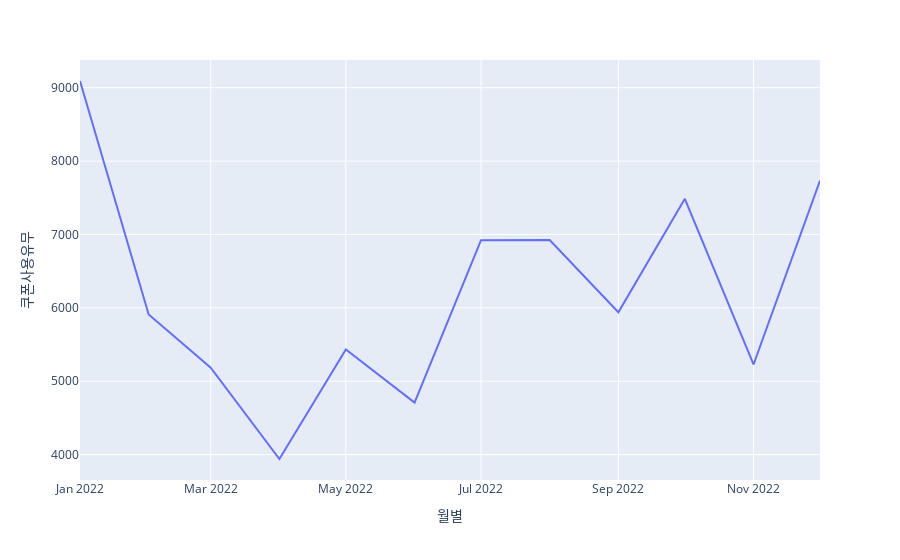

The notebook cell this image was saved under:
### Code cell
fig = px.line(df_month_coupon, x='월별', y='쿠폰사용유무')
fig.show()

### Figure 1 — Plotly figure (JSON) as saved in the notebook; plotly's stock layout.template omitted (floating-point values rounded to 4 significant figures)
{"data": [{"hovertemplate": "월별=%{x}<br>쿠폰사용유무=%{y}<extra></extra>", "legendgroup": "", "line": {"color": "#636efa", "dash": "solid"}, "marker": {"symbol": "circle"}, "mode": "lines", "name": "", "orientation": "v", "showlegend": false, "type": "scatter", "x": ["2022-01", "2022-02", "2022-03", "2022-04", "2022-05", "2022-06", "2022-07", "2022-08", "2022-09", "2022-10", "2022-11", "2022-12"], "xaxis": "x", "y": [9091, 5909, 5185, 3940, 5431, 4708, 6922, 6925, 5939, 7486, 5228, 7734], "yaxis": "y"}], "layout": {"legend": {"tracegroupgap": 0}, "margin": {"t": 60}, "xaxis": {"anchor": "y", "domain": [0, 1], "title": {"text": "월별"}}, "yaxis": {"anchor": "x", "domain": [0, 1], "title": {"text": "쿠폰사용유무"}}}}
